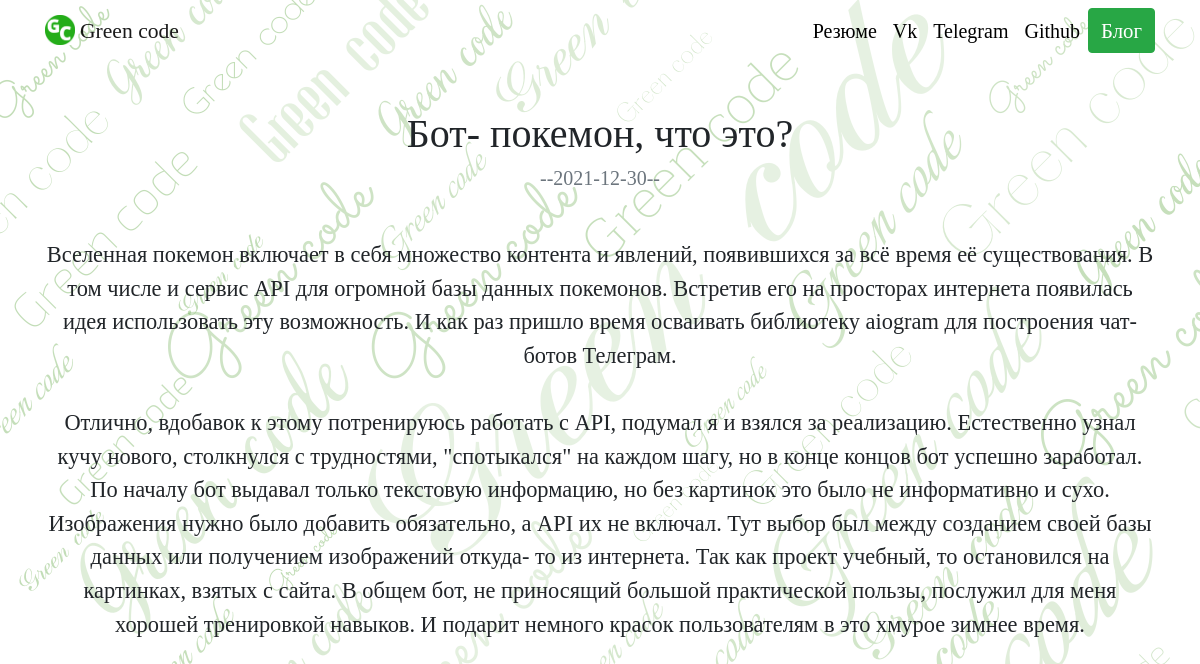
Page /blog/1/ on the committed database.
### blog/models.py (models this page shows, shortened)
class Project(models.Model):
    title = models.CharField(max_length=100)
    data = models.DateField()
    description = models.TextField()

### blog/views.py (the view)
# urls.py: path('<int:blog_id>/', views.detail, name='detail'),
def detail(request, blog_id):
    blog = get_object_or_404(Project, pk=blog_id)
    return render(request, 'blog/detail.html', {'blog': blog})

### blog/templates/blog/detail.html
{% extends "portfolio/base.html" %}
{% load static %}
{% block content %}
<h1 class="text-center mt-5" >{{ blog.title }}</h1>
<h5 class="text-center text-muted mb-5">{{ blog.data|date:'--Y-m-d--'|upper }}</h5>
<div class="text-center"><p class="blog" >{{ blog.description|safe }}</p></div>
{% endblock %}

### portfolio/static/portfolio/custom.css (style rules this page uses)
body { font-family: 'Prata', serif; }
.blog { font-family: 'Prata', serif; font-size: 1.4rem; }
body { background-image: url(background.png); }

### rows in the picture
Project: title "Бот- покемон, что это?", data "--2021-12-30--", description "Вселенная покемон включает в себя множество контента и явлений, появившихся за всё время её существования. В том числе и сервис API для огромной базы данных покемонов. Встретив его на просторах интернета появилась идея использовать эту возможность. И как раз пришло время осваивать библиотеку aiogram для построения чат- ботов Телеграм. Отлично, вдобавок к этому потренируюсь работать с API, подумал я и взялся за реализацию. Естественно узнал кучу нового, столкнулся с трудностями, \"спотыкался\" на каждом шагу, но в конце концов бот успешно заработал. По началу бот выдавал только текстовую информацию, но без картинок это было не информативно и сухо. Изображения нужно было добавить обязательно, а…"
